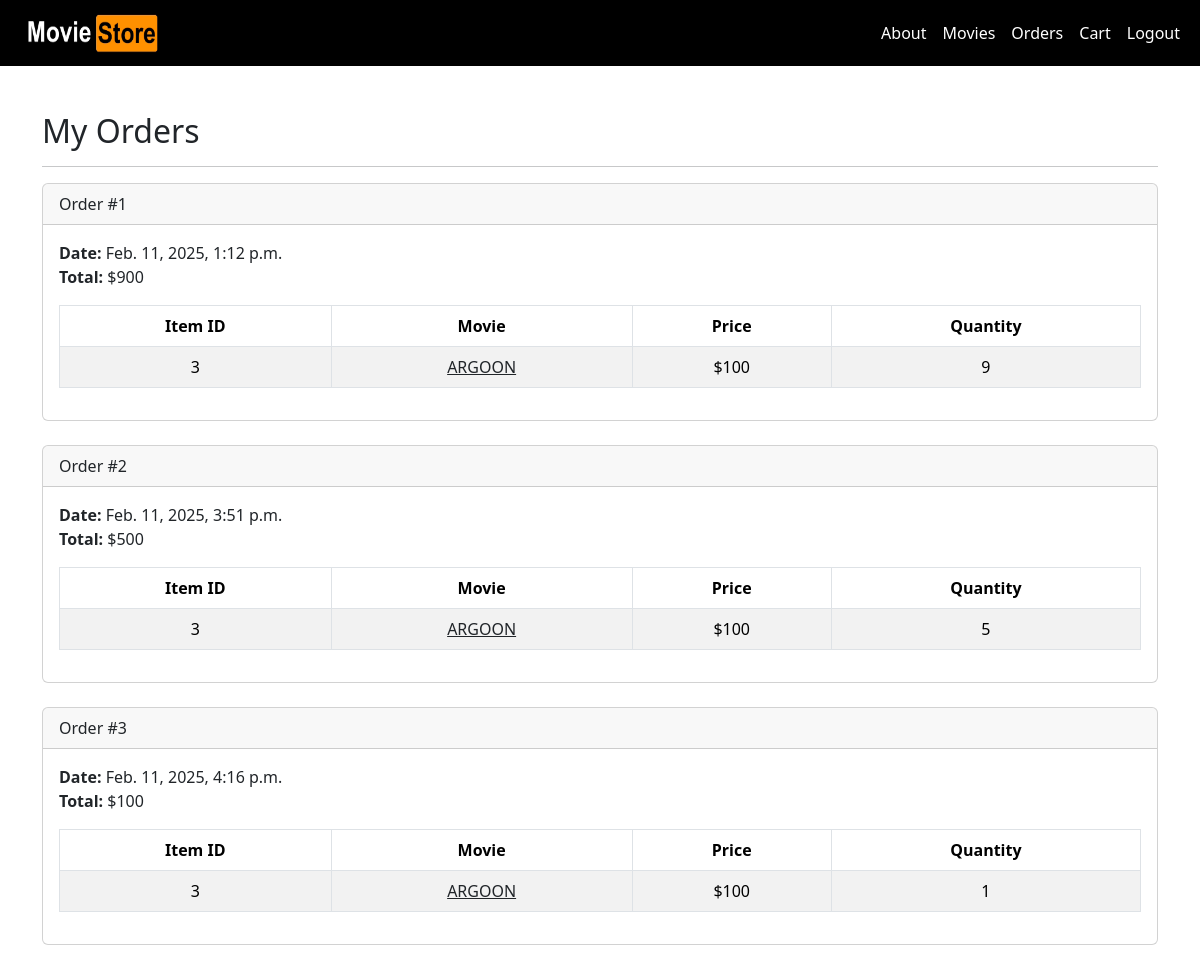
Page /accounts/orders/ (signed in) on the committed database.
### cart/models.py (models this page shows, shortened)
class Order(models.Model):
    id = models.AutoField(primary_key=True)
    total = models.IntegerField()
    date = models.DateTimeField(auto_now_add=True)
    user = models.ForeignKey(User, on_delete=models.CASCADE)

class Item(models.Model):
    id = models.AutoField(primary_key=True)
    price = models.IntegerField()
    quantity = models.IntegerField()
    order = models.ForeignKey(Order, on_delete=models.CASCADE)
    movie = models.ForeignKey(Movie, on_delete=models.CASCADE)

### movies/models.py (models this page shows, shortened)
class Movie (models.Model):
    id = models.AutoField(primary_key=True)
    name = models.CharField(max_length=100, blank=True, null=True)
    price = models.IntegerField(blank=True, null=True)
    description = models.TextField(blank=True, null=True)
    image = models.ImageField(upload_to='movie_images/',  blank=True, null=True)

### accounts/views.py (the view)
# urls.py: path('orders/', views.orders, name='orders'),
@login_required
def orders(request):
    template_data = {}
    template_data['title'] = 'Orders'
    template_data['orders'] = request.user.order_set.all()
    return render(request, 'accounts/orders.html',
        {'template_data': template_data})

### accounts/templates/accounts/orders.html
{% extends 'base.html' %}
{% block content %}
{% load static %}
<div class="p-3">
  <div class="container" style="padding-top: 80px;">
    <div class="row mt-3">
      <div class="col mx-auto mb-3">
        <h2>My Orders</h2>
        <hr />
        {% for order in template_data.orders %}
        <div class="card mb-4">
          <div class="card-header">
            Order #{{ order.id }}
          </div>
          <div class="card-body">
            <b>Date:</b> {{ order.date }}<br />
            <b>Total:</b> ${{ order.total }}<br />
            <table class="table table-bordered
              table-striped text-center mt-3">
              <thead>
                <tr>
                  <th scope="col">Item ID</th>
                  <th scope="col">Movie</th>
                  <th scope="col">Price</th>
                  <th scope="col">Quantity</th>
                </tr>
              </thead>
              <tbody>
                {% for item in order.item_set.all %}
                <tr>
                  <td>{{ item.movie.id }}</td>
                  <td>
                    <a class="link-dark"
                      href="{% url 'movies.show'
                      id=item.movie.id %}">
                      {{ item.movie.name }}
                    </a>
                  </td>
                  <td>${{ item.movie.price }}</td>
                  <td>{{ item.quantity }}</td>
                </tr>
                {% endfor %}
              </tbody>
            </table>
          </div>
        </div>
        {% endfor %}
      </div>
    </div>
  </div>
</div>
{% endblock content %}

### rows in the picture
Order: id "1", date "Feb. 11, 2025, 1:12 p.m.", total "900"
Item: movie.id "3", movie.name "ARGOON", movie.price "100", quantity "9"
Order: id "2", date "Feb. 11, 2025, 3:51 p.m.", total "500"
Item: movie.id "3", movie.name "ARGOON", movie.price "100", quantity "5"
Order: id "3", date "Feb. 11, 2025, 4:16 p.m.", total "100"
Item: movie.id "3", movie.name "ARGOON", movie.price "100", quantity "1"
